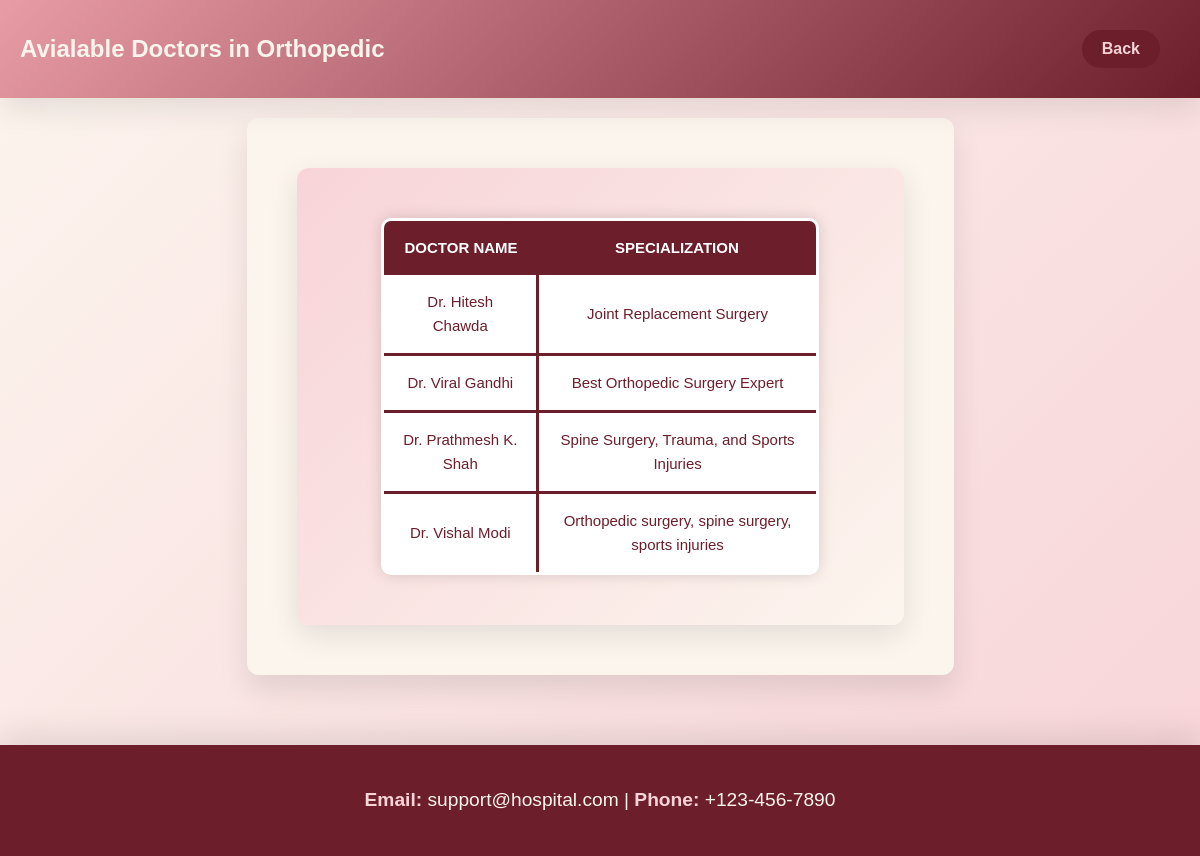
/view_doctors/1004 (signed in), run on the app's committed database.
### models.py (models this page shows)
class Department(db.Model):
    department_id = db.Column(db.Integer, primary_key=True)
    department_name = db.Column(db.String(80), nullable=False)
    department_description = db.Column(db.String(100), nullable=False)
    doctors_registered = db.Column(db.Integer, nullable=False)

class Doctor(db.Model):
    doctor_id = db.Column(db.String(10), primary_key=True)
    doctor_name = db.Column(db.String(50), nullable=False)
    department_id = db.Column(db.Integer, db.ForeignKey('department.department_id'), nullable=False)
    specialization = db.Column(db.String(80), nullable=False)
    department = db.relationship('Department', backref='doctors')

### app.py (the view)
@app.route('/view_doctors/<int:department_id>')
def view_doctors(department_id):
    department = Department.query.get(department_id)
    doctors = Doctor.query.filter_by(department_id=department_id).all()
    return render_template(
        'doctor_list.html',
        department=department,
        doctors=doctors
    )

### templates/doctor_list.html (shortened to what this page needs)
<!DOCTYPE html>
<html lang="en">
<head>
    <link rel="stylesheet" href="{{ url_for('static', filename='style2.css') }}">
</head>
<body>
    <header>
        <div class="container">
            <nav class="main-nav">
                <ul>
                    <li>
                        <h2>Avialable Doctors in {{ department.department_name }}</h2>
                    </li>
                </ul>
            </nav>
            <div class="button-container">
                <a href="{{ url_for('patient_dashboard') }}">
                    <button class="nav-button"><b>Back</b></button>
                </a>
            </div>
        </div>
    </header>
    <main>
        <section id="doctorSection">
            <div class="doctor-info">
                <table class="doctor-table">
                    <thead>
                        <tr>
                            <th>Doctor Name</th>
                            <th>Specialization</th>
                        </tr>
                    </thead>
                    <tbody>
                        {% for doc in doctors %}
                        <tr>
                            <td>{{ doc.doctor_name }}</td>
                            <td>{{ doc.specialization }}</td>
                        </tr>
                        {% endfor %}
                    </tbody>
                </table>
            </div>
        </section>
    </main>
    <footer id="contactUs">
        <div class="container">
            <p><strong>Email:</strong> support@hospital.com |
                <strong>Phone:</strong> +123-456-7890
            </p>
        </div>
    </footer>
</body>
</html>

### static/style2.css (style rules this page uses)
* { margin: 0; padding: 0; box-sizing: border-box; }
html { scroll-behavior: smooth; }
body { font-family: 'Arial', sans-serif; background: linear-gradient(135deg, #FCF5EE, #F8D4D8); color: #6C1E2B; line-height: 1.6; min-height: 100vh; display: flex; flex-direction: column; justify-content: space-between; }
header { background: linear-gradient(135deg, #E89CA5, #6C1E2B); color: #FCF5EE; padding: 10px 0; box-shadow: 0 10px 30px rgba(0, 0, 0, 0.1); position: sticky; top: 0; z-index: 100; }
header .container { display: flex; justify-content: space-between; align-items: center; max-width: 1200px; margin: 0 auto; padding: 0 20px; }
nav ul { list-style-type: none; display: flex; }
nav ul li { margin-left: 30px; }
nav ul li:first-child { margin-left: 0; }
.button-container { display: flex; gap: 10px; justify-content: flex-end; padding: 20px; }
.nav-button { background-color: #6C1E2B; color: #F8D4D8; border: none; border-radius: 20px; padding: 10px 20px; font-size: 16px; font-weight: 800px; cursor: pointer; transition: all 0.3s ease; }
main { padding: 50px 50px; max-width: 1200px; margin: 0 auto; background-color: #FCF5EE; box-shadow: 0 15px 30px rgba(0, 0, 0, 0.1); border-radius: 12px; margin-top: 20px; margin-bottom: 20px; }
footer { background: #6C1E2B; color: #FCF5EE; padding: 40px 20px; text-align: center; box-shadow: 0 -10px 30px rgba(0, 0, 0, 0.1); margin-top: 50px; }
footer .container { max-width: 1000px; margin: 0 auto; padding: 0 20px; }
footer p { color: #FCF5EE; font-size: 1.2rem; white-space: normal; word-break: break-word; }
footer p strong { color: #F8D4D8; }
section { padding: 30px; border-radius: 12px; background: linear-gradient(135deg, #F8D4D8, #FCF5EE); box-shadow: 0 10px 30px rgba(0, 0, 0, 0.1); transition: transform 0.3s ease, box-shadow 0.3s ease; }
main { padding: 50px; max-width: 1200px; margin: 0 auto; background-color: #FCF5EE; box-shadow: 0 15px 30px rgba(0, 0, 0, 0.1); border-radius: 12px; margin-top: 20px; margin-bottom: 20px; }
.doctor-table { width: 80%; margin: 20px auto; border-collapse: collapse; font-size: 20px; text-align: center; background-color: #ffffff; border-radius: 10px; overflow: hidden; box-shadow: 0 0 15px rgba(0, 0, 0, 0.15); border: 3px solid #6C1E2B; }
.doctor-table th { background-color: #6C1E2B; color: white; padding: 15px; font-size: 15px; text-transform: uppercase; }
.doctor-table td { padding: 15px; font-size: 15px; border-bottom: 3px solid #6C1E2B; border-right: 3px solid #6C1E2B; }
.doctor-table td:last-child { border-right: none; }

### data on the page
Department: department_name "Orthopedic"
Doctor: doctor_name "Dr. Hitesh Chawda", specialization "Joint Replacement Surgery"
Doctor: doctor_name "Dr. Viral Gandhi", specialization "Best Orthopedic Surgery Expert"
Doctor: doctor_name "Dr. Prathmesh K. Shah", specialization "Spine Surgery, Trauma, and Sports Injuries"
Doctor: doctor_name "Dr. Vishal Modi", specialization "Orthopedic surgery, spine surgery, sports injuries"
